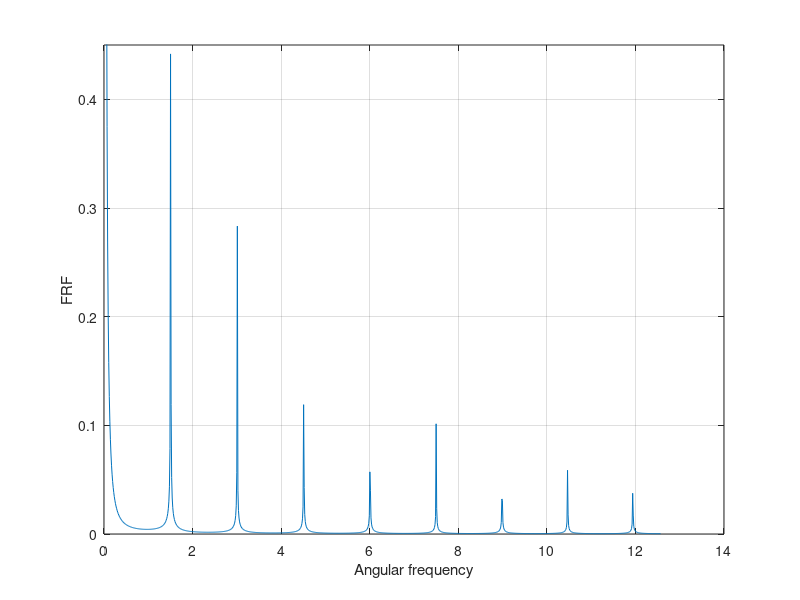

This chart was generated by the following MATLAB code:
% FRF calculation.
function wireFEM4
L=7;% length of the wire
P=900;% prestressing force
mu= 80;% mass density per unit length
N=57;% number of nodes
%     The wire is on rollers at both ends.
N_f = N; % number of free degrees of freedom
x = linspace(0, L, N);% Array of node coordinates
conn= [(1:(N-1))',(2:(N))'];% Element definitions (connectivity)
% Degree-of-freedom numbers: the free dofs first, followed by all the fixed
node2dof = [(1:N)]';% All nodes are free
% Mapping degrees of freedom to nodes
dof2node(node2dof) =(1:N)';
% Mapping of free degrees of freedom to nodes
freedof2node= dof2node(1:N_f);
    
% Compute the global stiffness and mass matrix of the structure. 
Kg=zeros(N_f,N_f);
Mg=zeros(N_f,N_f);
for e=1:size(conn,1) % loop over all elements
    h =x(conn(e,2))-x(conn(e,1)); % length of the element
    Ke =P/h*[1,-1;-1,1]; % element stiffness matrix
    Me =mu*h/2*[1,0;0,1]; % lumped element stiffness matrix
    edofs =node2dof(conn(e,:)); % element degree-of-freedom array
    for r=1:size(Ke,1) % loop over the rows of the element matrix
        i=edofs(r);
        if (i<=N_f) % is this a free degree of freedom?
            for c=1:size(Ke,2) % loop over the columns of the element matrix
                j=edofs(c);
                if (j<=N_f) % is this a free degree of freedom?
                    Kg(i,j)=Kg(i,j)+Ke(r,c);  % assemble stiffness
                    Mg(i,j)=Mg(i,j)+Me(r,c);  % assemble mass
                end
            end
        end
    end
end

Fg=zeros(N_f,1);
Fg(1) =1;

omegas = linspace(0.001,2,1000)*2*pi;

Us=zeros(size(omegas));

for i=1:length(omegas)
    omega =omegas(i);
    U = (-omega^2*Mg+Kg)\Fg;
    Us(i) = U(N_f);
end

plot(omegas,abs(Us))
set(gca,'ylim',[0, 0.45 ])
grid on
xlabel('Angular frequency')
ylabel('FRF')


% Natural frequencies
k=0:1:5;
omega_n =pi/L*k*sqrt(P/mu)
end